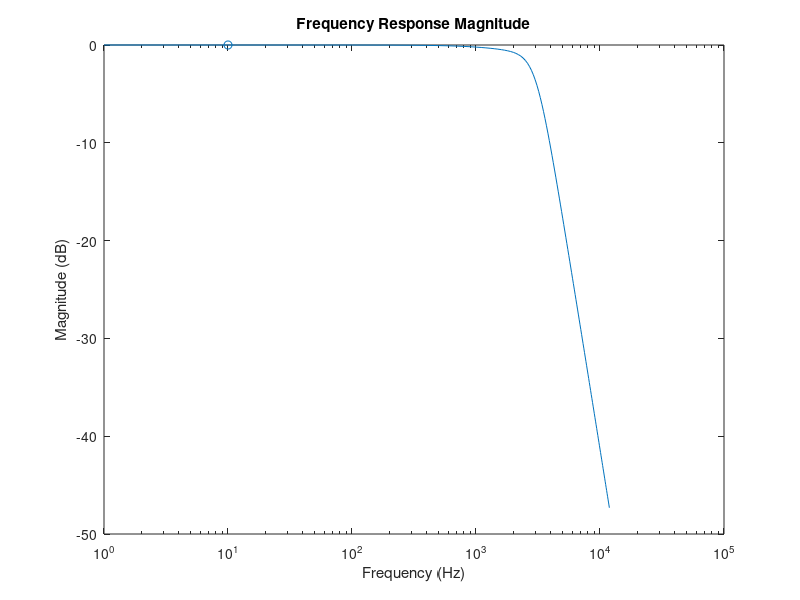
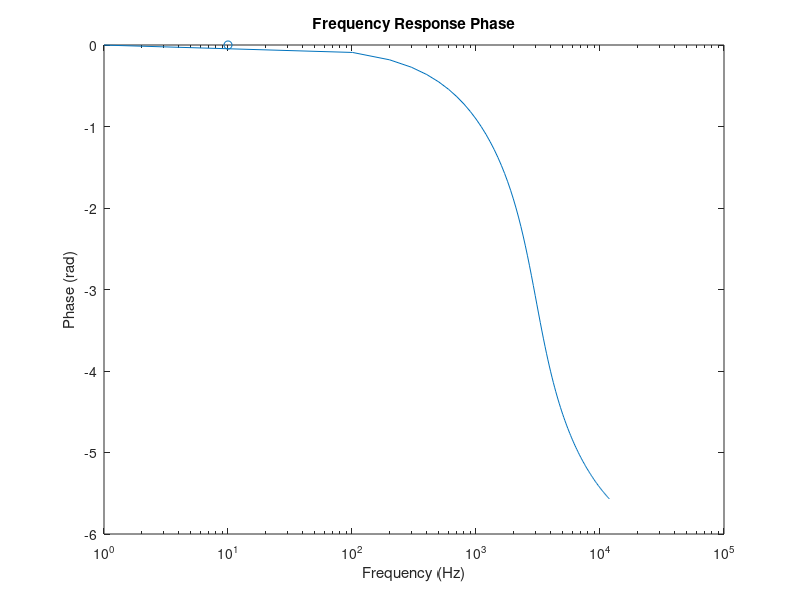

MATLAB code for these plots, in order:
clear;
clc;

f=1:100:12e3;
omega = 2*pi*f;
omega_1 = 369549150;
alpha_1 = 7612.71;
omega_2 = 370370370.4;
alpha_2 = 19018.52;
H_1 = (omega_1)./(omega_1 - omega.^2 + 2j*alpha_1.*omega);
H_2 = (omega_2)./(omega_2 - omega.^2 + 2j*alpha_2.*omega);

H = H_1.*H_2;

freqencies = [1 10 100 1000 10000];
magnitudes = [0 0 0 -0.017 -39.9];
phases = [0 0 -0.1098 -0.929 -5.43];

figure();
semilogx(f, 20*log10(abs(H)));
title('Frequency Response Magnitude');
ylabel('Magnitude (dB)');
xlabel('Frequency (Hz)');
hold on
scatter(freqencies, magnitudes);
hold off

figure();
semilogx(f, unwrap(angle(H)));
title('Frequency Response Phase');
ylabel('Phase (rad)');
xlabel('Frequency (Hz)');
hold on
scatter(freqencies, phases);
hold off